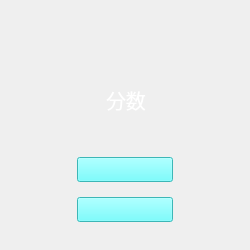
<?xml version="1.0" encoding="UTF-8"?>
<ui version="4.0">
 <class>LoseMenu</class>
 <widget class="QWidget" name="LoseMenu">
  <property name="geometry">
   <rect>
    <x>0</x>
    <y>0</y>
    <width>250</width>
    <height>250</height>
   </rect>
  </property>
  <property name="baseSize">
   <size>
    <width>263</width>
    <height>0</height>
   </size>
  </property>
  <property name="windowTitle">
   <string>Form</string>
  </property>
  <property name="styleSheet">
   <string notr="true">QLabel {
color:white;
font-size:20px;
border:0px;
}
QPushButton {
color:white;
background-color:rgb(85, 255, 255);
}
* {
font-family:DOUYU font
}</string>
  </property>
  <layout class="QGridLayout" name="gridLayout_2">
   <property name="leftMargin">
    <number>0</number>
   </property>
   <property name="topMargin">
    <number>0</number>
   </property>
   <property name="rightMargin">
    <number>0</number>
   </property>
   <property name="bottomMargin">
    <number>0</number>
   </property>
   <property name="spacing">
    <number>0</number>
   </property>
   <item row="0" column="0">
    <widget class="QWidget" name="widget_4" native="true">
     <layout class="QGridLayout" name="gridLayout">
      <item row="0" column="1">
       <widget class="QWidget" name="widget_3" native="true">
        <property name="styleSheet">
         <string notr="true">QLabel 
{
	background-repeat : no-repeat;
}
</string>
        </property>
        <layout class="QVBoxLayout" name="verticalLayout">
         <item>
          <spacer name="verticalSpacer">
           <property name="orientation">
            <enum>Qt::Vertical</enum>
           </property>
           <property name="sizeType">
            <enum>QSizePolicy::Fixed</enum>
           </property>
           <property name="sizeHint" stdset="0">
            <size>
             <width>20</width>
             <height>40</height>
            </size>
           </property>
          </spacer>
         </item>
         <item>
          <widget class="QWidget" name="widget" native="true">
           <layout class="QHBoxLayout" name="horizontalLayout">
            <item>
             <spacer name="horizontalSpacer_2">
              <property name="orientation">
               <enum>Qt::Horizontal</enum>
              </property>
              <property name="sizeType">
               <enum>QSizePolicy::Fixed</enum>
              </property>
              <property name="sizeHint" stdset="0">
               <size>
                <width>20</width>
                <height>10</height>
               </size>
              </property>
             </spacer>
            </item>
            <item>
             <widget class="QLabel" name="label">
              <property name="styleSheet">
               <string notr="true"/>
              </property>
              <property name="text">
               <string>分数</string>
              </property>
             </widget>
            </item>
            <item>
             <widget class="QLabel" name="lable_score">
              <property name="styleSheet">
               <string notr="true"/>
              </property>
              <property name="text">
               <string/>
              </property>
             </widget>
            </item>
           </layout>
          </widget>
         </item>
         <item>
          <widget class="QWidget" name="widget_2" native="true">
           <layout class="QVBoxLayout" name="verticalLayout_2">
            <property name="leftMargin">
             <number>0</number>
            </property>
            <property name="topMargin">
             <number>0</number>
            </property>
            <property name="rightMargin">
             <number>0</number>
            </property>
            <property name="bottomMargin">
             <number>0</number>
            </property>
            <item>
             <widget class="QPushButton" name="btn_backToStart">
              <property name="styleSheet">
               <string notr="true">QPushButton {
background:url(:/images/backToStart.png);
}</string>
              </property>
              <property name="text">
               <string/>
              </property>
             </widget>
            </item>
            <item>
             <widget class="QPushButton" name="btn_reStart">
              <property name="styleSheet">
               <string notr="true">QPushButton {
background:url(:/images/restart.png),left;
}</string>
              </property>
              <property name="text">
               <string/>
              </property>
             </widget>
            </item>
           </layout>
          </widget>
         </item>
        </layout>
       </widget>
      </item>
      <item row="0" column="0">
       <spacer name="horizontalSpacer">
        <property name="orientation">
         <enum>Qt::Horizontal</enum>
        </property>
        <property name="sizeHint" stdset="0">
         <size>
          <width>40</width>
          <height>20</height>
         </size>
        </property>
       </spacer>
      </item>
      <item row="0" column="2">
       <spacer name="horizontalSpacer_3">
        <property name="orientation">
         <enum>Qt::Horizontal</enum>
        </property>
        <property name="sizeHint" stdset="0">
         <size>
          <width>40</width>
          <height>20</height>
         </size>
        </property>
       </spacer>
      </item>
     </layout>
    </widget>
   </item>
  </layout>
 </widget>
 <resources/>
 <connections/>
</ui>
